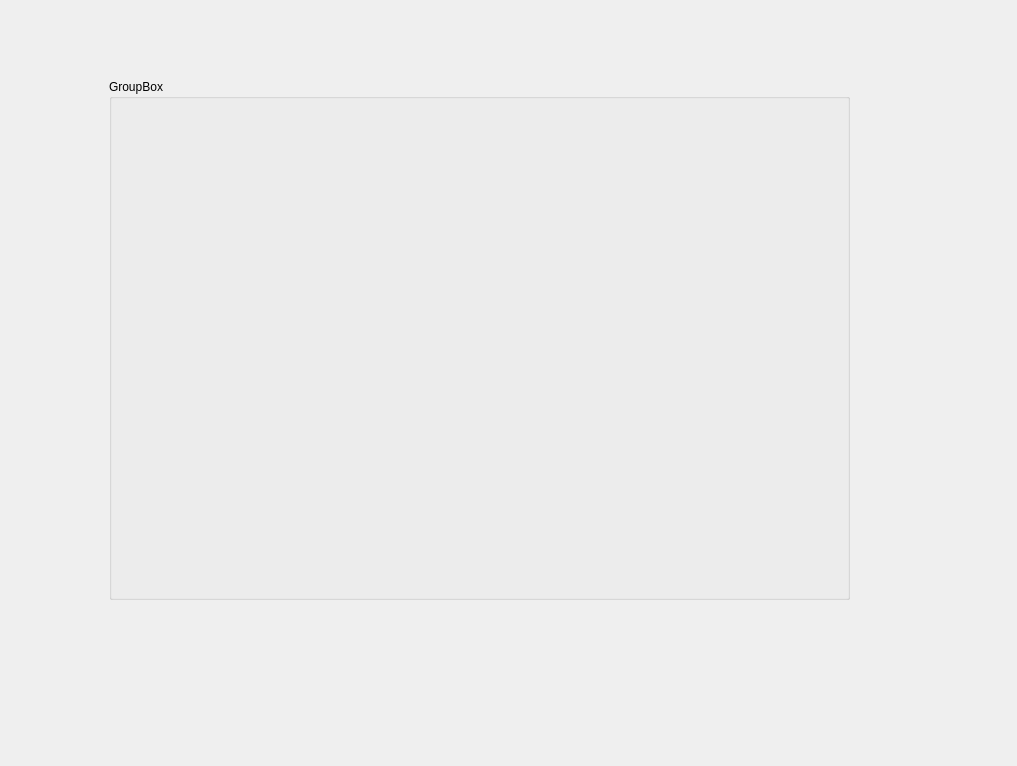
<?xml version="1.0" encoding="UTF-8"?>
<ui version="4.0">
 <class>SplashScreen</class>
 <widget class="QWidget" name="SplashScreen">
  <property name="geometry">
   <rect>
    <x>0</x>
    <y>0</y>
    <width>1017</width>
    <height>766</height>
   </rect>
  </property>
  <property name="windowTitle">
   <string>Form</string>
  </property>
  <widget class="QGroupBox" name="groupBox">
   <property name="geometry">
    <rect>
     <x>109</x>
     <y>79</y>
     <width>741</width>
     <height>521</height>
    </rect>
   </property>
   <property name="title">
    <string>GroupBox</string>
   </property>
  </widget>
 </widget>
 <resources/>
 <connections/>
</ui>
